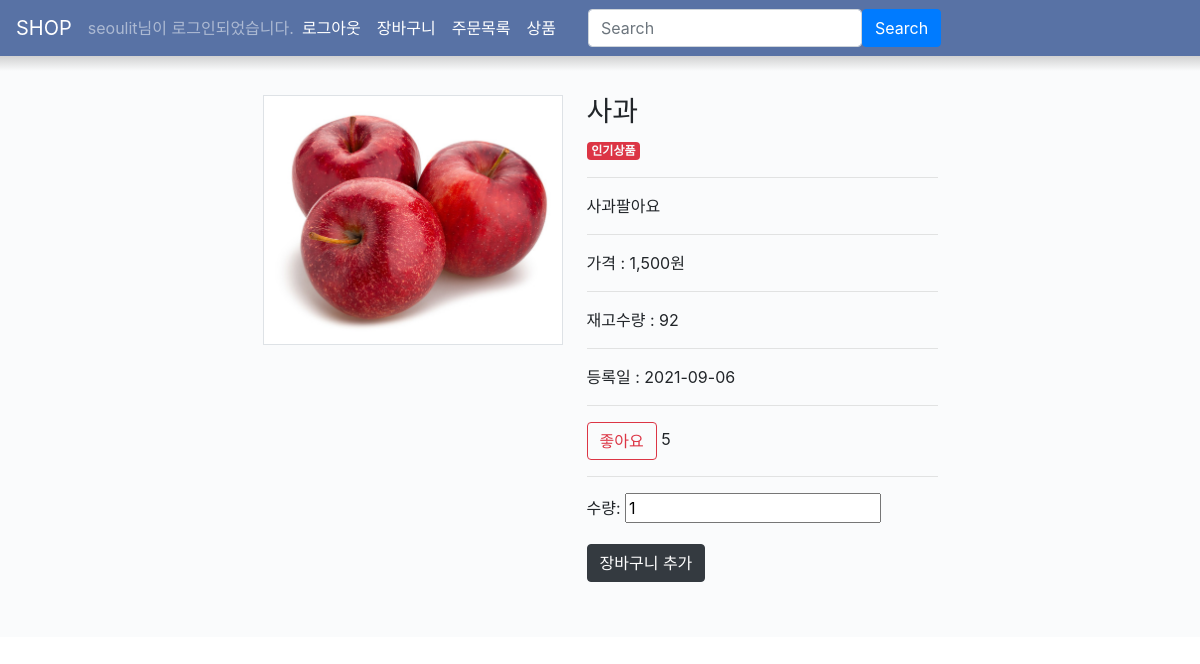
The page /product/1/ (signed in) on the database its author committed.
### product/models.py (models this page shows, shortened)
class Product(models.Model):
    pro_name = models.CharField('상품명',max_length=200)
    pro_status_choice = (
        ('f','Fruit'),
        ('p', 'Phone'),
        ('c', 'Computer'),
    )
    pro_status = models.CharField('카테고리', null=True, max_length=1, choices=pro_status_choice)
    pro_price = models.IntegerField('가격')
    pro_stock = models.IntegerField('재고수량',default=100)
    pro_img = models.ImageField('상품이미지', upload_to='products/%Y/%m/%d', blank=True)
    pro_desc = models.TextField('상품설명', blank=True)
    pro_hot = models.BooleanField('인기상품', default=False)
    pro_new = models.BooleanField('신규상품', default=False)
    pro_display = models.BooleanField('화면표시', default=True)
    pro_day = models.DateField('등록일', default=timezone.now)
    pro_like = models.IntegerField('좋아요', default=0)
    author = models.ForeignKey(User, on_delete=models.CASCADE)
    class Meta:
        verbose_name_plural = "상품관리"

### product/views.py (the view, shortened to what this page needs)
# urls.py: path('<int:pk>/', ProdDetailView.as_view(), name='detail'),
class ProdDetailView(LoginRequiredMixin, DetailView):
    login_url = '/member/login'
    model = Product
    template_name = 'product/detail.html'
    def get_context_data(self, **kwargs):
        context = super(DetailView, self).get_context_data(**kwargs)
        context['form'] = AddProForm()
        return context

### product/forms.py
class AddProForm(forms.Form):
    amount = forms.IntegerField(label='수량', initial=1,min_value=1)

### product/templates/product/detail.html (shortened to what this page needs)
{% extends 'member/base.html' %}
{% load humanize %}
{% block content %}
<div class="my-4">
    <div style="display:flex;justify-content:center;">
        <div class="mr-4">
            <img class="border" src="{{product.pro_img.url}}" style="width:300px;height:250px;">
        </div>
        <div style="width:30%;">
            <h3>{{product.pro_name}}</h3>
            {% if product.pro_hot == True %}
                <span class="badge bg-danger text-light">인기상품</span>
            {% endif %}
            <hr>
            {{product.pro_desc}}</br><hr>
            가격 : {{ product.pro_price|intcomma }}원</br><hr>
            재고수량 : {{ product.pro_stock}}</br><hr>
            등록일 : {{product.pro_day|date:'Y-m-d'}}</br><hr>
            <input type="button" class="like btn btn-outline-danger" name="{{product.id}}" value="좋아요">
            <span id="count{{product.id}}">{{product.pro_like}}</span></br><hr>
            <form id = "am_form"  method="POST">
                {{ form.as_p }}
                <input type="submit" class="btn btn-dark mb-3" value="장바구니 추가">
            </form>
        </div>
    </div>
</div>
{% endblock %}

### member/templates/member/navbar.html (shortened to what this page needs)
<nav style="background-color:#5872A5;" class="navbar navbar-expand-lg navbar-dark">
    <a class="navbar-brand" href="{% url 'home' %}">SHOP</a>
    <div class="collapse navbar-collapse flex-grow-0" id="navbarNav">
        <ul class="navbar-nav">
            {% if user.is_authenticated %}
            <li class="nav-item">
                <span class="navbar-text"> {{user.username}}님이 로그인되었습니다.</span>
            </li>
            <li class="nav-item">
                <a class="nav-link active" aria-current="page" href="{% url 'account_logout' %}">로그아웃</a>
            </li>
            <li class="nav-item">
                <a class="nav-link active" aria-current="page" href="{% url 'cart:list' %}">장바구니</a>
            </li>
            <li class="nav-item">
                <a class="nav-link active" href="{% url 'order:list' %}">주문목록</a>
            </li>
            {% endif %}
            <li class="nav-item">
                <a class="nav-link active" href="{% url 'product:list' %}">상품</a>
            </li>
        </ul>
        <form class="d-flex mx-4" action="{% url 'product:list' %}"method="GET">
            <input class="form-control me-2" type="search" name="search" placeholder="Search" aria-label="Search">
            <button class="btn btn-primary" type="submit">Search</button>
        </form>
    </div>
</nav>

### rows shown on the page
Product: pro_img (picture), pro_name "사과", pro_desc "사과팔아요", pro_price "1,500", pro_stock "92", pro_day "2021-09-06", pro_like "5"

### other values the page prints
{{ user.username }} "seoulit"
